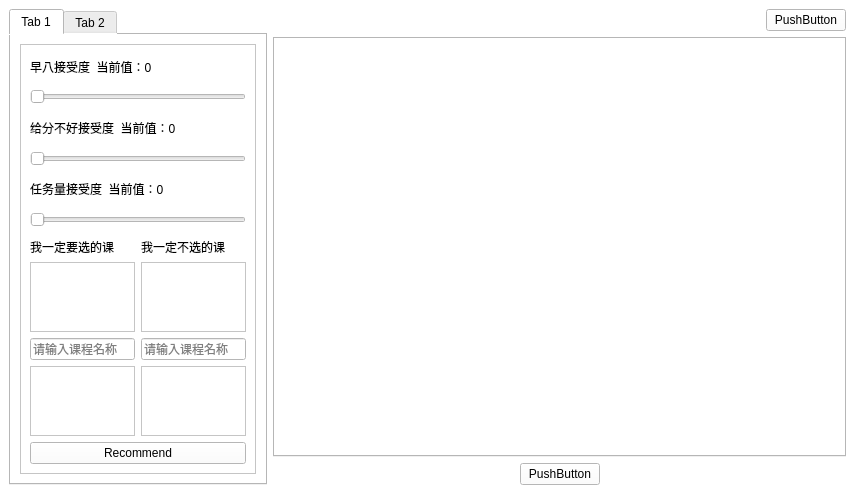
<?xml version="1.0" encoding="UTF-8"?>
<ui version="4.0">
 <class>main_pages</class>
 <widget class="QStackedWidget" name="main_pages">
  <property name="geometry">
   <rect>
    <x>0</x>
    <y>0</y>
    <width>855</width>
    <height>494</height>
   </rect>
  </property>
  <property name="sizePolicy">
   <sizepolicy hsizetype="Expanding" vsizetype="Expanding">
    <horstretch>0</horstretch>
    <verstretch>0</verstretch>
   </sizepolicy>
  </property>
  <property name="windowTitle">
   <string>StackedWidget</string>
  </property>
  <property name="autoFillBackground">
   <bool>false</bool>
  </property>
  <property name="styleSheet">
   <string notr="true">background-color:white;</string>
  </property>
  <property name="currentIndex">
   <number>1</number>
  </property>
  <widget class="QWidget" name="mainpage">
   <property name="sizePolicy">
    <sizepolicy hsizetype="Expanding" vsizetype="Expanding">
     <horstretch>0</horstretch>
     <verstretch>0</verstretch>
    </sizepolicy>
   </property>
   <layout class="QHBoxLayout" name="horizontalLayout_4">
    <item>
     <layout class="QHBoxLayout" name="horizontalLayout_2" stretch="5,3">
      <property name="sizeConstraint">
       <enum>QLayout::SizeConstraint::SetDefaultConstraint</enum>
      </property>
      <item>
       <layout class="QVBoxLayout" name="verticalLayout" stretch="1,1,10">
        <item>
         <layout class="QHBoxLayout" name="horizontalLayout" stretch="1,10">
          <item>
           <widget class="QPushButton" name="enter_person">
            <property name="sizePolicy">
             <sizepolicy hsizetype="Expanding" vsizetype="Expanding">
              <horstretch>0</horstretch>
              <verstretch>0</verstretch>
             </sizepolicy>
            </property>
            <property name="styleSheet">
             <string notr="true">QPushButton {
    border-radius: 50px; /* 设置半径为按钮宽度的一半 */
    background-color: lightblue; /* 设置背景颜色 */
    color: white; /* 设置文字颜色 */
    font-size: 14px; /* 设置字体大小 */
    border: none; /* 去掉边框 */
}
QPushButton:hover {
    background-color: blue; /* 鼠标悬停时的背景颜色 */
}</string>
            </property>
            <property name="text">
             <string>P</string>
            </property>
           </widget>
          </item>
          <item>
           <widget class="QLabel" name="greeting1">
            <property name="styleSheet">
             <string notr="true">color: black;
</string>
            </property>
            <property name="text">
             <string>&lt;html&gt;&lt;head/&gt;&lt;body&gt;&lt;p&gt;&lt;span style=&quot; font-size:16pt;&quot;&gt;Greetings!&lt;/span&gt;&lt;/p&gt;&lt;/body&gt;&lt;/html&gt;</string>
            </property>
           </widget>
          </item>
         </layout>
        </item>
        <item>
         <widget class="QTextBrowser" name="greeting2">
          <property name="styleSheet">
           <string notr="true">color: black;
background-color: transparent;</string>
          </property>
          <property name="html">
           <string>&lt;!DOCTYPE HTML PUBLIC &quot;-//W3C//DTD HTML 4.0//EN&quot; &quot;http://www.w3.org/TR/REC-html40/strict.dtd&quot;&gt;
&lt;html&gt;&lt;head&gt;&lt;meta name=&quot;qrichtext&quot; content=&quot;1&quot; /&gt;&lt;meta charset=&quot;utf-8&quot; /&gt;&lt;style type=&quot;text/css&quot;&gt;
p, li { white-space: pre-wrap; }
hr { height: 1px; border-width: 0; }
li.unchecked::marker { content: &quot;\2610&quot;; }
li.checked::marker { content: &quot;\2612&quot;; }
&lt;/style&gt;&lt;/head&gt;&lt;body style=&quot; font-family:'Microsoft YaHei UI'; font-size:9pt; font-weight:400; font-style:normal;&quot;&gt;
&lt;p style=&quot; margin-top:0px; margin-bottom:0px; margin-left:0px; margin-right:0px; -qt-block-indent:0; text-indent:0px;&quot;&gt;&lt;span style=&quot; font-size:18pt;&quot;&gt;Greetings!&lt;/span&gt;&lt;/p&gt;&lt;/body&gt;&lt;/html&gt;</string>
          </property>
         </widget>
        </item>
        <item>
         <widget class="QTableWidget" name="class_table">
          <property name="styleSheet">
           <string notr="true">color:black;</string>
          </property>
          <property name="sizeAdjustPolicy">
           <enum>QAbstractScrollArea::SizeAdjustPolicy::AdjustToContentsOnFirstShow</enum>
          </property>
          <property name="editTriggers">
           <set>QAbstractItemView::EditTrigger::NoEditTriggers</set>
          </property>
          <property name="rowCount">
           <number>12</number>
          </property>
          <property name="columnCount">
           <number>7</number>
          </property>
          <attribute name="horizontalHeaderMinimumSectionSize">
           <number>100</number>
          </attribute>
          <attribute name="horizontalHeaderDefaultSectionSize">
           <number>122</number>
          </attribute>
          <attribute name="horizontalHeaderStretchLastSection">
           <bool>true</bool>
          </attribute>
          <attribute name="verticalHeaderCascadingSectionResizes">
           <bool>false</bool>
          </attribute>
          <attribute name="verticalHeaderMinimumSectionSize">
           <number>50</number>
          </attribute>
          <attribute name="verticalHeaderDefaultSectionSize">
           <number>52</number>
          </attribute>
          <attribute name="verticalHeaderShowSortIndicator" stdset="0">
           <bool>false</bool>
          </attribute>
          <attribute name="verticalHeaderStretchLastSection">
           <bool>true</bool>
          </attribute>
          <row/>
          <row/>
          <row/>
          <row/>
          <row/>
          <row/>
          <row/>
          <row/>
          <row/>
          <row/>
          <row/>
          <row/>
          <column/>
          <column/>
          <column/>
          <column/>
          <column/>
          <column/>
          <column/>
         </widget>
        </item>
       </layout>
      </item>
      <item>
       <layout class="QVBoxLayout" name="verticalLayout_2" stretch="1,6,1,4,1">
        <item>
         <widget class="QLabel" name="str_timetable">
          <property name="styleSheet">
           <string notr="true">color: black;</string>
          </property>
          <property name="text">
           <string>&lt;html&gt;&lt;head/&gt;&lt;body&gt;&lt;p&gt;&lt;span style=&quot; font-size:16pt;&quot;&gt;Label1&lt;/span&gt;&lt;/p&gt;&lt;/body&gt;&lt;/html&gt;</string>
          </property>
         </widget>
        </item>
        <item>
         <widget class="QTableWidget" name="timetable">
          <property name="maximumSize">
           <size>
            <width>504</width>
            <height>360</height>
           </size>
          </property>
          <property name="styleSheet">
           <string notr="true">color:black;</string>
          </property>
          <property name="sizeAdjustPolicy">
           <enum>QAbstractScrollArea::SizeAdjustPolicy::AdjustToContents</enum>
          </property>
          <property name="editTriggers">
           <set>QAbstractItemView::EditTrigger::NoEditTriggers</set>
          </property>
          <property name="rowCount">
           <number>4</number>
          </property>
          <property name="columnCount">
           <number>3</number>
          </property>
          <attribute name="horizontalHeaderMinimumSectionSize">
           <number>160</number>
          </attribute>
          <attribute name="horizontalHeaderDefaultSectionSize">
           <number>160</number>
          </attribute>
          <attribute name="horizontalHeaderStretchLastSection">
           <bool>true</bool>
          </attribute>
          <attribute name="verticalHeaderMinimumSectionSize">
           <number>80</number>
          </attribute>
          <attribute name="verticalHeaderDefaultSectionSize">
           <number>80</number>
          </attribute>
          <attribute name="verticalHeaderStretchLastSection">
           <bool>true</bool>
          </attribute>
          <row/>
          <row/>
          <row/>
          <row/>
          <column>
           <property name="text">
            <string>选课阶段</string>
           </property>
          </column>
          <column>
           <property name="text">
            <string>开始时间</string>
           </property>
          </column>
          <column>
           <property name="text">
            <string>结束时间</string>
           </property>
          </column>
          <item row="0" column="0">
           <property name="text">
            <string>预选</string>
           </property>
          </item>
          <item row="0" column="1">
           <property name="text">
            <string>4月21日早10:00</string>
           </property>
          </item>
          <item row="0" column="2">
           <property name="text">
            <string>5月8日早10:00</string>
           </property>
          </item>
          <item row="1" column="0">
           <property name="text">
            <string>补退选第一阶段</string>
           </property>
          </item>
          <item row="1" column="1">
           <property name="text">
            <string>5月9日早10:00</string>
           </property>
          </item>
          <item row="1" column="2">
           <property name="text">
            <string>5月15日早10:00</string>
           </property>
          </item>
          <item row="2" column="0">
           <property name="text">
            <string>补退选第二阶段</string>
           </property>
          </item>
          <item row="2" column="1">
           <property name="text">
            <string>5月15日晚17:00</string>
           </property>
          </item>
          <item row="2" column="2">
           <property name="text">
            <string>5月28日早10:00</string>
           </property>
          </item>
          <item row="3" column="0">
           <property name="text">
            <string>补选(不能退选)</string>
           </property>
          </item>
          <item row="3" column="1">
           <property name="text">
            <string>5月28日早10:00</string>
           </property>
          </item>
          <item row="3" column="2">
           <property name="text">
            <string>5月29日早10:00</string>
           </property>
          </item>
         </widget>
        </item>
        <item>
         <widget class="QLabel" name="str_wait">
          <property name="styleSheet">
           <string notr="true">color: black</string>
          </property>
          <property name="text">
           <string>&lt;html&gt;&lt;head/&gt;&lt;body&gt;&lt;p&gt;&lt;span style=&quot; font-size:16pt;&quot;&gt;Label2&lt;/span&gt;&lt;/p&gt;&lt;/body&gt;&lt;/html&gt;</string>
          </property>
         </widget>
        </item>
        <item>
         <widget class="QTableWidget" name="waittable">
          <property name="sizePolicy">
           <sizepolicy hsizetype="Expanding" vsizetype="Expanding">
            <horstretch>0</horstretch>
            <verstretch>0</verstretch>
           </sizepolicy>
          </property>
          <property name="maximumSize">
           <size>
            <width>504</width>
            <height>16777215</height>
           </size>
          </property>
          <property name="styleSheet">
           <string notr="true">color:black;</string>
          </property>
          <property name="autoScroll">
           <bool>true</bool>
          </property>
          <property name="editTriggers">
           <set>QAbstractItemView::EditTrigger::NoEditTriggers</set>
          </property>
          <property name="gridStyle">
           <enum>Qt::PenStyle::CustomDashLine</enum>
          </property>
          <property name="wordWrap">
           <bool>true</bool>
          </property>
          <property name="cornerButtonEnabled">
           <bool>true</bool>
          </property>
          <property name="rowCount">
           <number>4</number>
          </property>
          <property name="columnCount">
           <number>1</number>
          </property>
          <attribute name="horizontalHeaderVisible">
           <bool>false</bool>
          </attribute>
          <attribute name="horizontalHeaderCascadingSectionResizes">
           <bool>false</bool>
          </attribute>
          <attribute name="horizontalHeaderMinimumSectionSize">
           <number>60</number>
          </attribute>
          <attribute name="horizontalHeaderStretchLastSection">
           <bool>true</bool>
          </attribute>
          <attribute name="verticalHeaderCascadingSectionResizes">
           <bool>false</bool>
          </attribute>
          <attribute name="verticalHeaderMinimumSectionSize">
           <number>70</number>
          </attribute>
          <attribute name="verticalHeaderDefaultSectionSize">
           <number>70</number>
          </attribute>
          <attribute name="verticalHeaderStretchLastSection">
           <bool>true</bool>
          </attribute>
          <row/>
          <row/>
          <row/>
          <row/>
          <column/>
         </widget>
        </item>
        <item>
         <layout class="QHBoxLayout" name="horizontalLayout_3">
          <item>
           <spacer name="horizontalSpacer_2">
            <property name="orientation">
             <enum>Qt::Orientation::Horizontal</enum>
            </property>
            <property name="sizeHint" stdset="0">
             <size>
              <width>40</width>
              <height>20</height>
             </size>
            </property>
           </spacer>
          </item>
          <item>
           <widget class="QPushButton" name="enter_edit">
            <property name="sizePolicy">
             <sizepolicy hsizetype="Expanding" vsizetype="Expanding">
              <horstretch>0</horstretch>
              <verstretch>0</verstretch>
             </sizepolicy>
            </property>
            <property name="minimumSize">
             <size>
              <width>0</width>
              <height>60</height>
             </size>
            </property>
            <property name="styleSheet">
             <string notr="true">font-size: 22px;
color: white;
background-color: lightblue;</string>
            </property>
            <property name="text">
             <string>编辑</string>
            </property>
           </widget>
          </item>
          <item>
           <spacer name="horizontalSpacer_3">
            <property name="orientation">
             <enum>Qt::Orientation::Horizontal</enum>
            </property>
            <property name="sizeHint" stdset="0">
             <size>
              <width>40</width>
              <height>20</height>
             </size>
            </property>
           </spacer>
          </item>
         </layout>
        </item>
       </layout>
      </item>
     </layout>
    </item>
   </layout>
  </widget>
  <widget class="QWidget" name="editpage">
   <property name="sizePolicy">
    <sizepolicy hsizetype="Expanding" vsizetype="Expanding">
     <horstretch>0</horstretch>
     <verstretch>0</verstretch>
    </sizepolicy>
   </property>
   <property name="styleSheet">
    <string notr="true">background-color:white;</string>
   </property>
   <layout class="QHBoxLayout" name="horizontalLayout_8" stretch="9,20">
    <item>
     <widget class="QTabWidget" name="tabWidget">
      <property name="styleSheet">
       <string notr="true">color:black
</string>
      </property>
      <property name="currentIndex">
       <number>0</number>
      </property>
      <widget class="QWidget" name="tab">
       <property name="sizePolicy">
        <sizepolicy hsizetype="Expanding" vsizetype="Expanding">
         <horstretch>0</horstretch>
         <verstretch>0</verstretch>
        </sizepolicy>
       </property>
       <property name="styleSheet">
        <string notr="true">color:black;</string>
       </property>
       <attribute name="title">
        <string>Tab 1</string>
       </attribute>
       <layout class="QVBoxLayout" name="verticalLayout_6">
        <item>
         <widget class="QScrollArea" name="scrollArea">
          <property name="widgetResizable">
           <bool>true</bool>
          </property>
          <widget class="QWidget" name="scrollAreaWidgetContents">
           <property name="geometry">
            <rect>
             <x>0</x>
             <y>0</y>
             <width>232</width>
             <height>428</height>
            </rect>
           </property>
           <property name="sizePolicy">
            <sizepolicy hsizetype="Expanding" vsizetype="Expanding">
             <horstretch>0</horstretch>
             <verstretch>0</verstretch>
            </sizepolicy>
           </property>
           <layout class="QVBoxLayout" name="verticalLayout_5">
            <item>
             <layout class="QVBoxLayout" name="verticalLayout_4">
              <item>
               <layout class="QVBoxLayout" name="verticalLayout_3" stretch="1,1,1,1,1,1,6">
                <item>
                 <widget class="QLabel" name="morning8_tag">
                  <property name="text">
                   <string>早八接受度  当前值：0</string>
                  </property>
                 </widget>
                </item>
                <item>
                 <widget class="QSlider" name="morning8">
                  <property name="sizePolicy">
                   <sizepolicy hsizetype="Expanding" vsizetype="Expanding">
                    <horstretch>0</horstretch>
                    <verstretch>0</verstretch>
                   </sizepolicy>
                  </property>
                  <property name="orientation">
                   <enum>Qt::Orientation::Horizontal</enum>
                  </property>
                 </widget>
                </item>
                <item>
                 <widget class="QLabel" name="score_tag">
                  <property name="text">
                   <string>给分不好接受度  当前值：0</string>
                  </property>
                 </widget>
                </item>
                <item>
                 <widget class="QSlider" name="score">
                  <property name="sizePolicy">
                   <sizepolicy hsizetype="Expanding" vsizetype="Expanding">
                    <horstretch>0</horstretch>
                    <verstretch>0</verstretch>
                   </sizepolicy>
                  </property>
                  <property name="orientation">
                   <enum>Qt::Orientation::Horizontal</enum>
                  </property>
                 </widget>
                </item>
                <item>
                 <widget class="QLabel" name="workload_tag">
                  <property name="text">
                   <string>任务量接受度  当前值：0</string>
                  </property>
                 </widget>
                </item>
                <item>
                 <widget class="QSlider" name="workload">
                  <property name="sizePolicy">
                   <sizepolicy hsizetype="Expanding" vsizetype="Expanding">
                    <horstretch>0</horstretch>
                    <verstretch>0</verstretch>
                   </sizepolicy>
                  </property>
                  <property name="orientation">
                   <enum>Qt::Orientation::Horizontal</enum>
                  </property>
                 </widget>
                </item>
                <item>
                 <layout class="QHBoxLayout" name="horizontalLayout_7">
                  <item>
                   <layout class="QVBoxLayout" name="verticalLayout_10" stretch="0,2,1,10">
                    <item>
                     <widget class="QLabel" name="label">
                      <property name="text">
                       <string>我一定要选的课</string>
                      </property>
                     </widget>
                    </item>
                    <item>
                     <widget class="QListWidget" name="mustlist">
                      <property name="contextMenuPolicy">
                       <enum>Qt::ContextMenuPolicy::CustomContextMenu</enum>
                      </property>
                     </widget>
                    </item>
                    <item>
                     <widget class="QLineEdit" name="must_search">
                      <property name="placeholderText">
                       <string>请输入课程名称</string>
                      </property>
                     </widget>
                    </item>
                    <item>
                     <widget class="QTreeWidget" name="must">
                      <property name="headerHidden">
                       <bool>true</bool>
                      </property>
                      <column>
                       <property name="text">
                        <string notr="true">1</string>
                       </property>
                      </column>
                     </widget>
                    </item>
                   </layout>
                  </item>
                  <item>
                   <layout class="QVBoxLayout" name="verticalLayout_11" stretch="0,2,1,10">
                    <item>
                     <widget class="QLabel" name="label_2">
                      <property name="text">
                       <string>我一定不选的课</string>
                      </property>
                     </widget>
                    </item>
                    <item>
                     <widget class="QListWidget" name="nolist">
                      <property name="contextMenuPolicy">
                       <enum>Qt::ContextMenuPolicy::CustomContextMenu</enum>
                      </property>
                     </widget>
                    </item>
                    <item>
                     <widget class="QLineEdit" name="no_search">
                      <property name="placeholderText">
                       <string>请输入课程名称</string>
                      </property>
                     </widget>
                    </item>
                    <item>
                     <widget class="QTreeWidget" name="no">
                      <property name="headerHidden">
                       <bool>true</bool>
                      </property>
                      <column>
                       <property name="text">
                        <string notr="true">1</string>
                       </property>
                      </column>
                     </widget>
                    </item>
                   </layout>
                  </item>
                 </layout>
                </item>
               </layout>
              </item>
              <item>
               <widget class="QPushButton" name="get_recommend">
                <property name="sizePolicy">
                 <sizepolicy hsizetype="Expanding" vsizetype="Expanding">
                  <horstretch>0</horstretch>
                  <verstretch>0</verstretch>
                 </sizepolicy>
                </property>
                <property name="maximumSize">
                 <size>
                  <width>16777215</width>
                  <height>40</height>
                 </size>
                </property>
                <property name="styleSheet">
                 <string notr="true">color:black</string>
                </property>
                <property name="text">
                 <string>Recommend</string>
                </property>
               </widget>
              </item>
             </layout>
            </item>
           </layout>
          </widget>
         </widget>
        </item>
       </layout>
      </widget>
      <widget class="QWidget" name="tab_2">
       <property name="sizePolicy">
        <sizepolicy hsizetype="Expanding" vsizetype="Expanding">
         <horstretch>0</horstretch>
         <verstretch>0</verstretch>
        </sizepolicy>
       </property>
       <attribute name="title">
        <string>Tab 2</string>
       </attribute>
       <layout class="QVBoxLayout" name="verticalLayout_9">
        <item>
         <layout class="QVBoxLayout" name="verticalLayout_8">
          <item>
           <widget class="QLineEdit" name="search_bar">
            <property name="placeholderText">
             <string>输入课程名搜索</string>
            </property>
           </widget>
          </item>
          <item>
           <widget class="QTreeWidget" name="search_tree">
            <property name="selectionMode">
             <enum>QAbstractItemView::SelectionMode::MultiSelection</enum>
            </property>
            <property name="headerHidden">
             <bool>true</bool>
            </property>
            <column>
             <property name="text">
              <string notr="true">1</string>
             </property>
            </column>
           </widget>
          </item>
         </layout>
        </item>
       </layout>
      </widget>
     </widget>
    </item>
    <item>
     <layout class="QVBoxLayout" name="verticalLayout_7">
      <item>
       <layout class="QHBoxLayout" name="horizontalLayout_6">
        <item>
         <spacer name="horizontalSpacer">
          <property name="orientation">
           <enum>Qt::Orientation::Horizontal</enum>
          </property>
          <property name="sizeHint" stdset="0">
           <size>
            <width>40</width>
            <height>20</height>
           </size>
          </property>
         </spacer>
        </item>
        <item>
         <widget class="QPushButton" name="enter_main">
          <property name="styleSheet">
           <string notr="true">color:black</string>
          </property>
          <property name="text">
           <string>PushButton</string>
          </property>
         </widget>
        </item>
       </layout>
      </item>
      <item>
       <widget class="QTabWidget" name="edit_classtables">
        <property name="contextMenuPolicy">
         <enum>Qt::ContextMenuPolicy::CustomContextMenu</enum>
        </property>
        <property name="styleSheet">
         <string notr="true">color:black</string>
        </property>
        <property name="currentIndex">
         <number>-1</number>
        </property>
       </widget>
      </item>
      <item>
       <layout class="QHBoxLayout" name="horizontalLayout_5">
        <item>
         <spacer name="horizontalSpacer_4">
          <property name="orientation">
           <enum>Qt::Orientation::Horizontal</enum>
          </property>
          <property name="sizeHint" stdset="0">
           <size>
            <width>40</width>
            <height>20</height>
           </size>
          </property>
         </spacer>
        </item>
        <item>
         <widget class="QPushButton" name="applytable">
          <property name="styleSheet">
           <string notr="true">color:black;</string>
          </property>
          <property name="text">
           <string>PushButton</string>
          </property>
         </widget>
        </item>
        <item>
         <spacer name="horizontalSpacer_5">
          <property name="orientation">
           <enum>Qt::Orientation::Horizontal</enum>
          </property>
          <property name="sizeHint" stdset="0">
           <size>
            <width>40</width>
            <height>20</height>
           </size>
          </property>
         </spacer>
        </item>
       </layout>
      </item>
     </layout>
    </item>
   </layout>
  </widget>
 </widget>
 <resources/>
 <connections/>
</ui>
